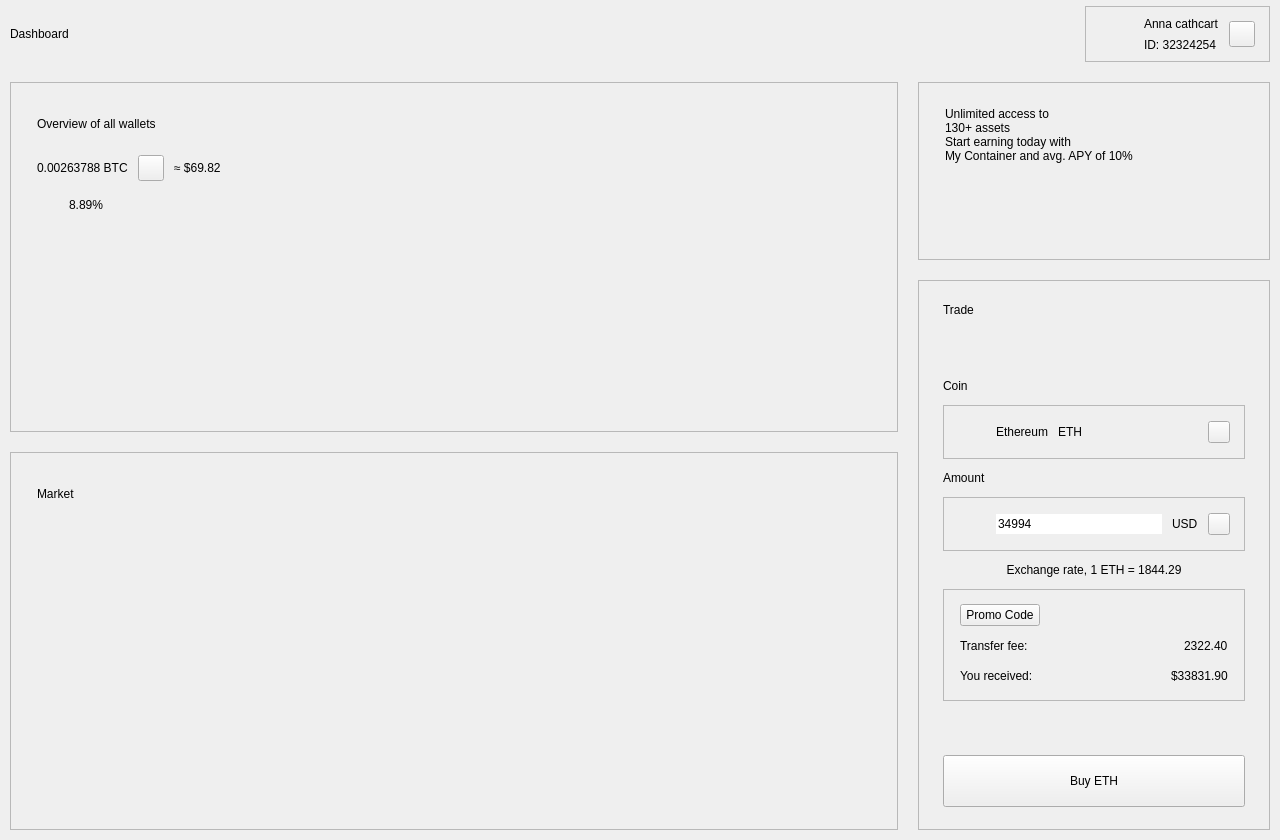
<?xml version='1.0' encoding='utf-8'?>
<ui version="4.0">
 <class>DashboardComponent</class>
 <widget class="QCustomComponent" name="DashboardComponent">
  <property name="geometry">
   <rect><x>0</x><y>0</y><width>1280</width><height>840</height></rect>
  </property>
  <layout class="QVBoxLayout" name="dashOuter">
   <property name="spacing"><number>0</number></property>
   <property name="leftMargin"><number>0</number></property>
   <property name="topMargin"><number>0</number></property>
   <property name="rightMargin"><number>0</number></property>
   <property name="bottomMargin"><number>0</number></property>
   <item>
    <widget class="QScrollArea" name="dashScroll">
     <property name="widgetResizable"><bool>true</bool></property>
     <property name="frameShape"><enum>QFrame::NoFrame</enum></property>
     <property name="horizontalScrollBarPolicy"><enum>Qt::ScrollBarAlwaysOff</enum></property>
     <widget class="QWidget" name="dashScrollContents">
      <property name="geometry"><rect><x>0</x><y>0</y><width>1280</width><height>840</height></rect></property>
      <layout class="QVBoxLayout" name="dashBody">
       <property name="spacing"><number>20</number></property>
       <property name="leftMargin"><number>4</number></property>
       <property name="topMargin"><number>2</number></property>
       <property name="rightMargin"><number>4</number></property>
       <property name="bottomMargin"><number>6</number></property>

       
       <item>
        <widget class="QWidget" name="topBar" native="true">
         <layout class="QHBoxLayout" name="topBarLayout">
          <property name="spacing"><number>12</number></property>
          <property name="leftMargin"><number>6</number></property>
          <property name="topMargin"><number>4</number></property>
          <property name="rightMargin"><number>6</number></property>
          <property name="bottomMargin"><number>0</number></property>
          <item>
           <widget class="QLabel" name="pageTitle">
            <property name="text"><string>Dashboard</string></property>
            <property name="role" stdset="0"><string>pageTitle</string></property>
           </widget>
          </item>
          <item>
           <spacer name="topBarSpacer">
            <property name="orientation"><enum>Qt::Horizontal</enum></property>
            <property name="sizeHint" stdset="0"><size><width>40</width><height>20</height></size></property>
           </spacer>
          </item>
          <item>
           <widget class="QFrame" name="userChip">
            <property name="frameShape"><enum>QFrame::StyledPanel</enum></property>
            <property name="role" stdset="0"><string>userChip</string></property>
            <layout class="QHBoxLayout" name="userChipLayout">
             <property name="spacing"><number>10</number></property>
             <property name="leftMargin"><number>6</number></property>
             <property name="topMargin"><number>6</number></property>
             <property name="rightMargin"><number>14</number></property>
             <property name="bottomMargin"><number>6</number></property>
             <item>
              <widget class="QCustomAvatar" name="userAvatar">
               <property name="minimumSize"><size><width>42</width><height>42</height></size></property>
               <property name="maximumSize"><size><width>42</width><height>42</height></size></property>
               <property name="text" stdset="0"><string>A</string></property>
              </widget>
             </item>
             <item>
              <layout class="QVBoxLayout" name="userTextCol">
               <property name="spacing"><number>0</number></property>
               <item><widget class="QLabel" name="userName"><property name="text"><string>Anna cathcart</string></property><property name="role" stdset="0"><string>userName</string></property></widget></item>
               <item><widget class="QLabel" name="userId"><property name="text"><string>ID: 32324254</string></property><property name="role" stdset="0"><string>userId</string></property></widget></item>
              </layout>
             </item>
             <item>
              <widget class="QPushButton" name="userChevron">
               <property name="minimumSize"><size><width>26</width><height>26</height></size></property>
               <property name="maximumSize"><size><width>26</width><height>26</height></size></property>
               <property name="iconSize"><size><width>16</width><height>16</height></size></property>
               <property name="cursor"><cursorShape>PointingHandCursor</cursorShape></property>
               <property name="text"><string /></property>
              </widget>
             </item>
            </layout>
           </widget>
          </item>
         </layout>
        </widget>
       </item>

       
       <item>
        <layout class="QHBoxLayout" name="contentRow" stretch="1,0">
         <property name="spacing"><number>20</number></property>
         <property name="leftMargin"><number>6</number></property>
         <property name="topMargin"><number>0</number></property>
         <property name="rightMargin"><number>6</number></property>
         <property name="bottomMargin"><number>4</number></property>

         
         <item>
          <layout class="QVBoxLayout" name="leftCol" stretch="0,1">
           <property name="spacing"><number>20</number></property>

           
           <item>
            <widget class="QFrame" name="overviewCard">
             <property name="frameShape"><enum>QFrame::StyledPanel</enum></property>
             <property name="role" stdset="0"><string>card</string></property>
             <layout class="QVBoxLayout" name="overviewLayout">
              <property name="spacing"><number>12</number></property>
              <property name="leftMargin"><number>26</number></property>
              <property name="topMargin"><number>22</number></property>
              <property name="rightMargin"><number>26</number></property>
              <property name="bottomMargin"><number>18</number></property>
              <item>
               <layout class="QHBoxLayout" name="overviewHead">
                <item><widget class="QLabel" name="overviewTitle"><property name="text"><string>Overview of all wallets</string></property><property name="role" stdset="0"><string>cardTitle</string></property></widget></item>
                <item><spacer name="overviewHeadSpacer"><property name="orientation"><enum>Qt::Horizontal</enum></property><property name="sizeHint" stdset="0"><size><width>40</width><height>20</height></size></property></spacer></item>
                <item>
                 <widget class="QCustomSegmentedControl" name="rangeControl">
                  <property name="minimumSize"><size><width>216</width><height>38</height></size></property>
                  <property name="maximumSize"><size><width>216</width><height>38</height></size></property>
                 </widget>
                </item>
               </layout>
              </item>
              <item>
               <layout class="QHBoxLayout" name="overviewValueRow">
                <property name="spacing"><number>10</number></property>
                <item><widget class="QLabel" name="bigValue"><property name="text"><string>0.00263788 BTC</string></property><property name="role" stdset="0"><string>bigValue</string></property></widget></item>
                <item>
                 <widget class="QPushButton" name="coinPick">
                  <property name="minimumSize"><size><width>26</width><height>26</height></size></property>
                  <property name="maximumSize"><size><width>26</width><height>26</height></size></property>
                  <property name="iconSize"><size><width>15</width><height>15</height></size></property>
                  <property name="cursor"><cursorShape>PointingHandCursor</cursorShape></property>
                  <property name="text"><string /></property>
                 </widget>
                </item>
                <item><widget class="QLabel" name="approxValue"><property name="text"><string>≈ $69.82</string></property><property name="role" stdset="0"><string>approx</string></property></widget></item>
                <item><spacer name="overviewValueSpacer"><property name="orientation"><enum>Qt::Horizontal</enum></property><property name="sizeHint" stdset="0"><size><width>40</width><height>20</height></size></property></spacer></item>
               </layout>
              </item>
              <item>
               <layout class="QHBoxLayout" name="overviewChangeRow">
                <property name="spacing"><number>8</number></property>
                <item><widget class="QCustomTrendChip" name="changeChip"><property name="minimumSize"><size><width>24</width><height>24</height></size></property><property name="maximumSize"><size><width>24</width><height>24</height></size></property><property name="direction" stdset="0"><string>up</string></property><property name="variant" stdset="0"><string>plain</string></property></widget></item>
                <item><widget class="QLabel" name="changeValue"><property name="text"><string>8.89%</string></property><property name="role" stdset="0"><string>changePos</string></property></widget></item>
                <item><spacer name="overviewChangeSpacer"><property name="orientation"><enum>Qt::Horizontal</enum></property><property name="sizeHint" stdset="0"><size><width>40</width><height>20</height></size></property></spacer></item>
               </layout>
              </item>
              <item>
               <widget class="QCustomAreaChart" name="overviewChart">
                <property name="minimumSize"><size><width>0</width><height>172</height></size></property>
               </widget>
              </item>
              <item>
               <widget class="QWidget" name="timeRow" native="true">
                <layout class="QHBoxLayout" name="timeRowLayout">
                 <property name="spacing"><number>0</number></property>
                 <property name="leftMargin"><number>6</number></property>
                 <property name="topMargin"><number>0</number></property>
                 <property name="rightMargin"><number>6</number></property>
                 <property name="bottomMargin"><number>0</number></property>
                </layout>
               </widget>
              </item>
             </layout>
            </widget>
           </item>

           
           <item>
            <widget class="QFrame" name="marketCard">
             <property name="sizePolicy">
              <sizepolicy hsizetype="Preferred" vsizetype="Expanding"><horstretch>0</horstretch><verstretch>1</verstretch></sizepolicy>
             </property>
             <property name="frameShape"><enum>QFrame::StyledPanel</enum></property>
             <property name="role" stdset="0"><string>card</string></property>
             <layout class="QVBoxLayout" name="marketLayout">
              <property name="spacing"><number>14</number></property>
              <property name="leftMargin"><number>26</number></property>
              <property name="topMargin"><number>22</number></property>
              <property name="rightMargin"><number>26</number></property>
              <property name="bottomMargin"><number>18</number></property>
              <item>
               <layout class="QHBoxLayout" name="marketHead">
                <item><widget class="QLabel" name="marketTitle"><property name="text"><string>Market</string></property><property name="role" stdset="0"><string>cardTitle</string></property></widget></item>
                <item><spacer name="marketHeadSpacer"><property name="orientation"><enum>Qt::Horizontal</enum></property><property name="sizeHint" stdset="0"><size><width>40</width><height>20</height></size></property></spacer></item>
                <item>
                 <widget class="QCustomSegmentedControl" name="marketTabs">
                  <property name="minimumSize"><size><width>268</width><height>38</height></size></property>
                  <property name="maximumSize"><size><width>268</width><height>38</height></size></property>
                 </widget>
                </item>
               </layout>
              </item>
              <item>
               <widget class="QCustomDataTable" name="marketTable" native="true">
                <property name="sizePolicy">
                 <sizepolicy hsizetype="Expanding" vsizetype="Expanding"><horstretch>0</horstretch><verstretch>1</verstretch></sizepolicy>
                </property>
                <property name="minimumSize"><size><width>0</width><height>256</height></size></property>
               </widget>
              </item>
             </layout>
            </widget>
           </item>
          </layout>
         </item>

         
         <item>
          <widget class="QWidget" name="rightPanel" native="true">
           <property name="minimumSize"><size><width>352</width><height>0</height></size></property>
           <property name="maximumSize"><size><width>368</width><height>16777215</height></size></property>
           <layout class="QVBoxLayout" name="rightCol" stretch="0,1">
            <property name="spacing"><number>20</number></property>
            <property name="leftMargin"><number>0</number></property>
            <property name="topMargin"><number>0</number></property>
            <property name="rightMargin"><number>0</number></property>
            <property name="bottomMargin"><number>0</number></property>

            
            <item>
             <widget class="QFrame" name="promoCard">
              <property name="minimumSize"><size><width>0</width><height>178</height></size></property>
              <property name="maximumSize"><size><width>16777215</width><height>178</height></size></property>
              <property name="frameShape"><enum>QFrame::StyledPanel</enum></property>
              <property name="role" stdset="0"><string>promoCard</string></property>
              <layout class="QVBoxLayout" name="promoLayout">
               <property name="spacing"><number>0</number></property>
               <property name="leftMargin"><number>26</number></property>
               <property name="topMargin"><number>24</number></property>
               <property name="rightMargin"><number>26</number></property>
               <property name="bottomMargin"><number>22</number></property>
               <item>
                <widget class="QLabel" name="promoTitle">
                 <property name="text"><string>Unlimited access to
130+ assets</string></property>
                 <property name="role" stdset="0"><string>promoTitle</string></property>
                </widget>
               </item>
               <item>
                <widget class="QLabel" name="promoSub">
                 <property name="text"><string>Start earning today with
My Container and avg. APY of 10%</string></property>
                 <property name="role" stdset="0"><string>promoSub</string></property>
                </widget>
               </item>
               <item><spacer name="promoMidSpacer"><property name="orientation"><enum>Qt::Vertical</enum></property><property name="sizeHint" stdset="0"><size><width>10</width><height>10</height></size></property></spacer></item>
               <item>
                <layout class="QHBoxLayout" name="promoFoot">
                 <item><spacer name="promoFootSpacer"><property name="orientation"><enum>Qt::Horizontal</enum></property><property name="sizeHint" stdset="0"><size><width>40</width><height>20</height></size></property></spacer></item>
                 <item>
                  <widget class="QCustomAvatarGroup" name="promoCoins">
                   <property name="maxVisible" stdset="0"><number>5</number></property>
                   <property name="avatarSize" stdset="0"><number>36</number></property>
                  </widget>
                 </item>
                </layout>
               </item>
              </layout>
             </widget>
            </item>

            
            <item>
             <widget class="QFrame" name="tradeCard">
              <property name="sizePolicy">
               <sizepolicy hsizetype="Preferred" vsizetype="Expanding"><horstretch>0</horstretch><verstretch>1</verstretch></sizepolicy>
              </property>
              <property name="frameShape"><enum>QFrame::StyledPanel</enum></property>
              <property name="role" stdset="0"><string>card</string></property>
              <layout class="QVBoxLayout" name="tradeLayout">
               <property name="spacing"><number>12</number></property>
               <property name="leftMargin"><number>24</number></property>
               <property name="topMargin"><number>22</number></property>
               <property name="rightMargin"><number>24</number></property>
               <property name="bottomMargin"><number>22</number></property>
               <item><widget class="QLabel" name="tradeTitle"><property name="text"><string>Trade</string></property><property name="role" stdset="0"><string>cardTitle</string></property></widget></item>
               <item>
                <widget class="QCustomSegmentedControl" name="tradeTabs">
                 <property name="minimumSize"><size><width>0</width><height>38</height></size></property>
                </widget>
               </item>
               <item><widget class="QLabel" name="coinLabel"><property name="text"><string>Coin</string></property><property name="role" stdset="0"><string>fieldLabel</string></property></widget></item>
               <item>
                <widget class="QFrame" name="coinField">
                 <property name="minimumSize"><size><width>0</width><height>54</height></size></property>
                 <property name="frameShape"><enum>QFrame::StyledPanel</enum></property>
                 <property name="role" stdset="0"><string>field</string></property>
                 <layout class="QHBoxLayout" name="coinFieldLayout">
                  <property name="spacing"><number>10</number></property>
                  <property name="leftMargin"><number>12</number></property>
                  <property name="topMargin"><number>6</number></property>
                  <property name="rightMargin"><number>14</number></property>
                  <property name="bottomMargin"><number>6</number></property>
                  <item>
                   <widget class="QCustomAvatar" name="coinAvatar">
                    <property name="minimumSize"><size><width>30</width><height>30</height></size></property>
                    <property name="maximumSize"><size><width>30</width><height>30</height></size></property>
                    <property name="text" stdset="0"><string>E</string></property>
                    <property name="showStatus" stdset="0"><bool>false</bool></property>
                   </widget>
                  </item>
                  <item><widget class="QLabel" name="coinName"><property name="text"><string>Ethereum</string></property><property name="role" stdset="0"><string>fieldValue</string></property></widget></item>
                  <item><widget class="QLabel" name="coinTicker"><property name="text"><string>ETH</string></property><property name="role" stdset="0"><string>fieldMuted</string></property></widget></item>
                  <item><spacer name="coinFieldSpacer"><property name="orientation"><enum>Qt::Horizontal</enum></property><property name="sizeHint" stdset="0"><size><width>40</width><height>20</height></size></property></spacer></item>
                  <item>
                   <widget class="QPushButton" name="coinFieldChevron">
                    <property name="minimumSize"><size><width>22</width><height>22</height></size></property>
                    <property name="maximumSize"><size><width>22</width><height>22</height></size></property>
                    <property name="iconSize"><size><width>16</width><height>16</height></size></property>
                    <property name="text"><string /></property>
                   </widget>
                  </item>
                 </layout>
                </widget>
               </item>
               <item><widget class="QLabel" name="amountLabel"><property name="text"><string>Amount</string></property><property name="role" stdset="0"><string>fieldLabel</string></property></widget></item>
               <item>
                <widget class="QFrame" name="amountField">
                 <property name="minimumSize"><size><width>0</width><height>54</height></size></property>
                 <property name="frameShape"><enum>QFrame::StyledPanel</enum></property>
                 <property name="role" stdset="0"><string>field</string></property>
                 <layout class="QHBoxLayout" name="amountFieldLayout">
                  <property name="spacing"><number>10</number></property>
                  <property name="leftMargin"><number>12</number></property>
                  <property name="topMargin"><number>6</number></property>
                  <property name="rightMargin"><number>14</number></property>
                  <property name="bottomMargin"><number>6</number></property>
                  <item>
                   <widget class="QCustomAvatar" name="amountBadge">
                    <property name="minimumSize"><size><width>30</width><height>30</height></size></property>
                    <property name="maximumSize"><size><width>30</width><height>30</height></size></property>
                    <property name="text" stdset="0"><string>$</string></property>
                    <property name="showStatus" stdset="0"><bool>false</bool></property>
                   </widget>
                  </item>
                  <item>
                   <widget class="QLineEdit" name="amountEdit">
                    <property name="text"><string>34994</string></property>
                    <property name="frame"><bool>false</bool></property>
                    <property name="role" stdset="0"><string>amountEdit</string></property>
                   </widget>
                  </item>
                  <item><widget class="QLabel" name="amountCurrency"><property name="text"><string>USD</string></property><property name="role" stdset="0"><string>fieldMuted</string></property></widget></item>
                  <item>
                   <widget class="QPushButton" name="amountChevron">
                    <property name="minimumSize"><size><width>22</width><height>22</height></size></property>
                    <property name="maximumSize"><size><width>22</width><height>22</height></size></property>
                    <property name="iconSize"><size><width>16</width><height>16</height></size></property>
                    <property name="text"><string /></property>
                   </widget>
                  </item>
                 </layout>
                </widget>
               </item>
               <item>
                <widget class="QLabel" name="tradeRate">
                 <property name="alignment"><set>Qt::AlignCenter</set></property>
                 <property name="text"><string>Exchange rate, 1 ETH = 1844.29</string></property>
                 <property name="role" stdset="0"><string>exchangeRate</string></property>
                </widget>
               </item>
               <item>
                <widget class="QFrame" name="receiptBox">
                 <property name="frameShape"><enum>QFrame::StyledPanel</enum></property>
                 <property name="role" stdset="0"><string>receipt</string></property>
                 <layout class="QVBoxLayout" name="receiptLayout">
                  <property name="spacing"><number>10</number></property>
                  <property name="leftMargin"><number>16</number></property>
                  <property name="topMargin"><number>14</number></property>
                  <property name="rightMargin"><number>16</number></property>
                  <property name="bottomMargin"><number>14</number></property>
                  <item>
                   <layout class="QHBoxLayout" name="promoRow">
                    <item><widget class="QPushButton" name="promoCodeBtn"><property name="text"><string>Promo Code</string></property><property name="cursor"><cursorShape>PointingHandCursor</cursorShape></property><property name="layoutDirection"><enum>Qt::RightToLeft</enum></property><property name="iconSize"><size><width>15</width><height>15</height></size></property><property name="role" stdset="0"><string>link</string></property></widget></item>
                    <item><spacer name="promoRowSpacer"><property name="orientation"><enum>Qt::Horizontal</enum></property><property name="sizeHint" stdset="0"><size><width>40</width><height>20</height></size></property></spacer></item>
                   </layout>
                  </item>
                  <item>
                   <layout class="QHBoxLayout" name="feeRow">
                    <item><widget class="QLabel" name="feeLabel"><property name="text"><string>Transfer fee:</string></property><property name="role" stdset="0"><string>receiptLabel</string></property></widget></item>
                    <item><spacer name="feeSpacer"><property name="orientation"><enum>Qt::Horizontal</enum></property><property name="sizeHint" stdset="0"><size><width>40</width><height>20</height></size></property></spacer></item>
                    <item><widget class="QLabel" name="feeValue"><property name="text"><string>2322.40</string></property><property name="role" stdset="0"><string>receiptValue</string></property></widget></item>
                   </layout>
                  </item>
                  <item>
                   <layout class="QHBoxLayout" name="recvRow">
                    <item><widget class="QLabel" name="receivedLabel"><property name="text"><string>You received:</string></property><property name="role" stdset="0"><string>receiptLabel</string></property></widget></item>
                    <item><spacer name="recvSpacer"><property name="orientation"><enum>Qt::Horizontal</enum></property><property name="sizeHint" stdset="0"><size><width>40</width><height>20</height></size></property></spacer></item>
                    <item><widget class="QLabel" name="receivedValue"><property name="text"><string>$33831.90</string></property><property name="role" stdset="0"><string>receiptBig</string></property></widget></item>
                   </layout>
                  </item>
                 </layout>
                </widget>
               </item>
               <item><spacer name="tradeBottomSpacer"><property name="orientation"><enum>Qt::Vertical</enum></property><property name="sizeHint" stdset="0"><size><width>10</width><height>6</height></size></property></spacer></item>
               <item>
                <widget class="QCustomQPushButton" name="buyBtn">
                 <property name="minimumSize"><size><width>0</width><height>52</height></size></property>
                 <property name="text"><string>Buy ETH</string></property>
                 <property name="cursor"><cursorShape>PointingHandCursor</cursorShape></property>
                </widget>
               </item>
              </layout>
             </widget>
            </item>
           </layout>
          </widget>
         </item>
        </layout>
       </item>
      </layout>
     </widget>
    </widget>
   </item>
  </layout>
 </widget>
 <customwidgets>
  <customwidget>
   <class>QCustomComponent</class>
   <extends>QWidget</extends>
   <header>Custom_Widgets.QCustomComponent</header>
   <container>1</container>
  </customwidget>
  <customwidget>
   <class>QCustomSegmentedControl</class>
   <extends>QWidget</extends>
   <header>Custom_Widgets.QCustomSegmentedControl</header>
  </customwidget>
  <customwidget>
   <class>QCustomAreaChart</class>
   <extends>QWidget</extends>
   <header>Custom_Widgets.QCustomCharts.QCustomAreaChart</header>
  </customwidget>
  <customwidget>
   <class>QCustomTrendChip</class>
   <extends>QWidget</extends>
   <header>Custom_Widgets.QCustomTrendChip</header>
  </customwidget>
  <customwidget>
   <class>QCustomAvatar</class>
   <extends>QWidget</extends>
   <header>Custom_Widgets.QCustomAvatar</header>
  </customwidget>
  <customwidget>
   <class>QCustomAvatarGroup</class>
   <extends>QWidget</extends>
   <header>Custom_Widgets.QCustomAvatarGroup</header>
  </customwidget>
  <customwidget>
   <class>QCustomDataTable</class>
   <extends>QWidget</extends>
   <header>Custom_Widgets.QCustomDataTable</header>
  </customwidget>
  <customwidget>
   <class>QCustomQPushButton</class>
   <extends>QPushButton</extends>
   <header>Custom_Widgets.QCustomQPushButton</header>
  </customwidget>
 <customwidget><class>QPushButton</class><extends>QPushButton</extends><header location="global">Custom_Widgets.Theme.h</header><container>1</container></customwidget><customwidget><class>QLabel</class><extends>QLabel</extends><header location="global">Custom_Widgets.Theme.h</header><container>1</container></customwidget></customwidgets>
 <connections />
</ui>
